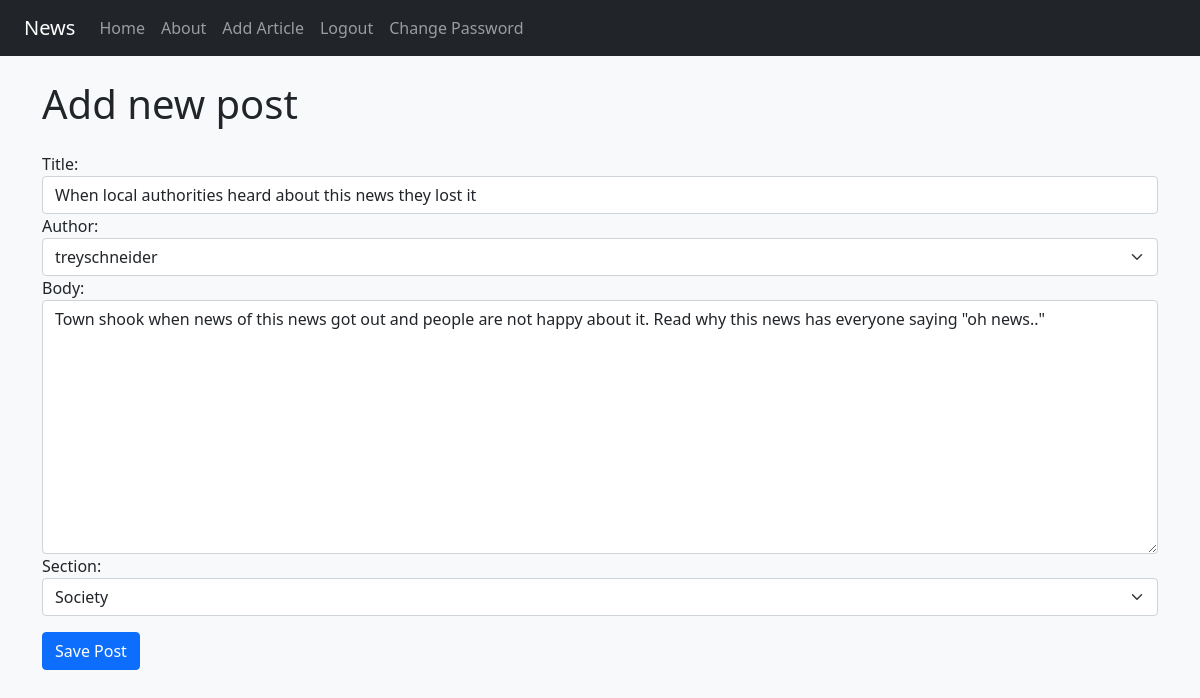
Page /article/edit/3 (signed in) on the committed database.
### articles/models.py (models this page shows, shortened)
class Article(models.Model):
    title = models.CharField(max_length=128)
    author = models.ForeignKey(get_user_model(), on_delete=models.CASCADE)
    body = models.TextField()
    created_on = models.DateTimeField(auto_now_add=True)
    section = models.ForeignKey(Section, on_delete=models.CASCADE)

### articles/views.py (the view)
# urls.py: path('edit/<pk>', UpdateArticleView.as_view(), name='edit_article'),
class UpdateArticleView(LoginRequiredMixin, UpdateView):
    template_name = 'edit.html'
    model = Article
    form_class = CreateArticle

### articles/forms.py
class CreateArticle(forms.ModelForm):
    class Meta:
        model = Article
        fields = '__all__'
        widgets = {
            'title': forms.TextInput(attrs={'class' : 'form-control'}),
            'author' : forms.Select(attrs={'class' : 'form-control form-select'}),
            'body': forms.Textarea(attrs={'class' : 'form-control'}),
            'section': forms.Select(attrs={'class' : 'form-control form-select'}),
        }

### articles/models.py (called while the page is built)
    def __str__(self):
        return self.name

### templates/edit.html (shortened to what this page needs)
{% extends 'base.html' %}
{% load static %}
{% block content %}
<div class="container">
    <h1 class="my-4">Add new post</h1>
    <form method="post" novalidate>
        {{ form }}
        <button type="submit" class="btn btn-primary my-3">Save Post</button>
      </form>
</div>
{% endblock %}

### rows in the picture
Article: title "When local authorities heard about this news they lost it", author "treyschneider", body "Town shook when news of this news got out and people are not happy about it. Read why this news has everyone saying \"oh news..\"", section "Society"
